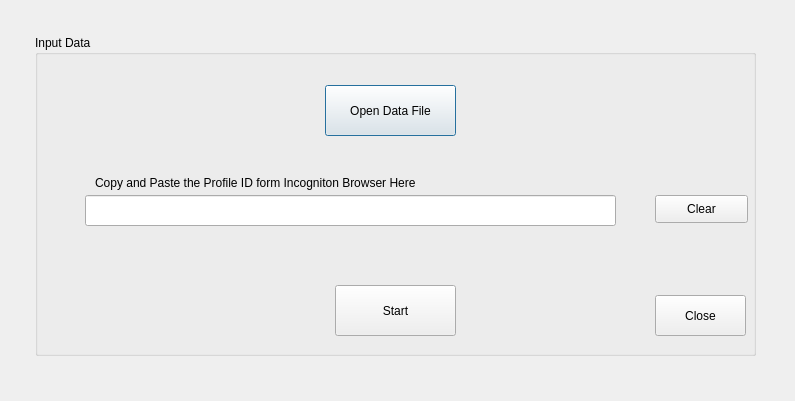
<?xml version="1.0" encoding="UTF-8"?>
<ui version="4.0">
 <class>amazonaccount</class>
 <widget class="QDialog" name="amazonaccount">
  <property name="geometry">
   <rect>
    <x>0</x>
    <y>0</y>
    <width>795</width>
    <height>401</height>
   </rect>
  </property>
  <property name="windowTitle">
   <string>Amazoun Accounts</string>
  </property>
  <widget class="QWidget" name="gridLayoutWidget">
   <property name="geometry">
    <rect>
     <x>30</x>
     <y>30</y>
     <width>731</width>
     <height>331</height>
    </rect>
   </property>
   <layout class="QGridLayout" name="container" rowstretch="0" columnstretch="0" rowminimumheight="0" columnminimumwidth="0">
    <property name="sizeConstraint">
     <enum>QLayout::SetDefaultConstraint</enum>
    </property>
    <property name="leftMargin">
     <number>5</number>
    </property>
    <property name="topMargin">
     <number>5</number>
    </property>
    <property name="rightMargin">
     <number>5</number>
    </property>
    <property name="bottomMargin">
     <number>5</number>
    </property>
    <property name="spacing">
     <number>5</number>
    </property>
    <item row="0" column="0">
     <widget class="QGroupBox" name="inputbox">
      <property name="title">
       <string>Input Data</string>
      </property>
      <widget class="QPushButton" name="browse_button">
       <property name="geometry">
        <rect>
         <x>290</x>
         <y>50</y>
         <width>131</width>
         <height>51</height>
        </rect>
       </property>
       <property name="text">
        <string>Open Data File</string>
       </property>
      </widget>
      <widget class="QLineEdit" name="prfile_id">
       <property name="geometry">
        <rect>
         <x>50</x>
         <y>160</y>
         <width>531</width>
         <height>31</height>
        </rect>
       </property>
      </widget>
      <widget class="QLabel" name="profileidlabel">
       <property name="geometry">
        <rect>
         <x>60</x>
         <y>140</y>
         <width>531</width>
         <height>16</height>
        </rect>
       </property>
       <property name="text">
        <string>Copy and Paste the Profile ID form Incogniton Browser Here</string>
       </property>
      </widget>
      <widget class="QPushButton" name="start_button">
       <property name="geometry">
        <rect>
         <x>300</x>
         <y>250</y>
         <width>121</width>
         <height>51</height>
        </rect>
       </property>
       <property name="text">
        <string>Start</string>
       </property>
      </widget>
      <widget class="QPushButton" name="close_button">
       <property name="geometry">
        <rect>
         <x>620</x>
         <y>260</y>
         <width>91</width>
         <height>41</height>
        </rect>
       </property>
       <property name="text">
        <string>Close</string>
       </property>
      </widget>
      <widget class="QPushButton" name="clear_button">
       <property name="geometry">
        <rect>
         <x>620</x>
         <y>160</y>
         <width>93</width>
         <height>28</height>
        </rect>
       </property>
       <property name="text">
        <string>Clear</string>
       </property>
      </widget>
      <widget class="QLabel" name="logo">
       <property name="geometry">
        <rect>
         <x>50</x>
         <y>40</y>
         <width>71</width>
         <height>71</height>
        </rect>
       </property>
       <property name="text">
        <string/>
       </property>
       <property name="pixmap">
        <pixmap>../icon.png</pixmap>
       </property>
      </widget>
     </widget>
    </item>
   </layout>
  </widget>
 </widget>
 <resources/>
 <connections/>
</ui>
